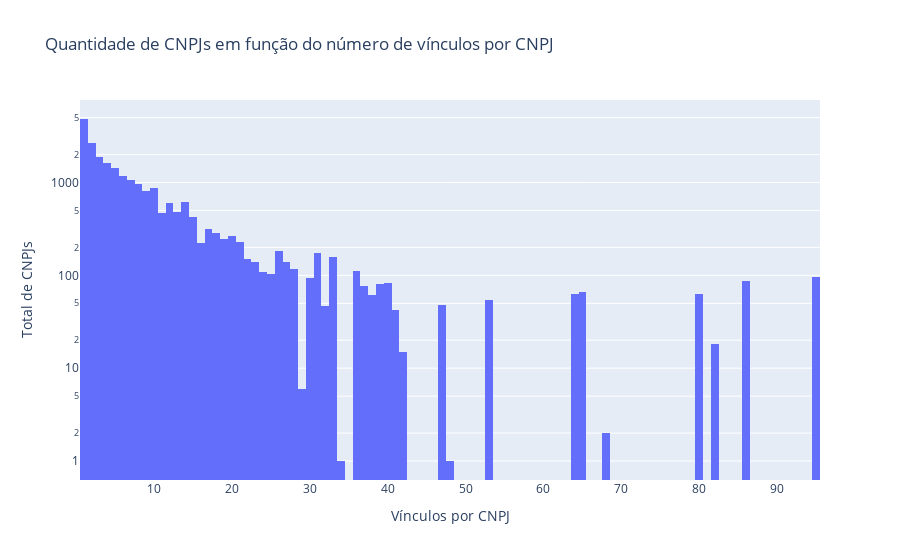

Notebook cell for this chart:
### Markdown cell above
## 8(b) Quantidade de CNPJs em função do número de vínculos por CNPJ

### Code cell
vinculos_por_cnpj = relacoes_entre_cnpjs.groupby(0).count()

def plota_vinculos_por_cnpj():
    df = vinculos_por_cnpj
    fig = px.histogram(df,log_x=False, log_y=True,
                       title="Quantidade de CNPJs em função do número de vínculos por CNPJ",
                       labels={
                       'value' : "Vínculos por CNPJ"
                       }
                      )
    fig.update_xaxes(visible=True, showticklabels=True)
    fig.update_xaxes(categoryorder="total descending")
    fig.update_yaxes(title='Total de CNPJs')
    fig.update_layout(showlegend=False)
    fig.write_image("images/vinculos_por_cnpj.jpg")
    fig.show()

plota_vinculos_por_cnpj()

### Figure 1 — Plotly figure (JSON) as saved in the notebook; plotly's stock layout.template omitted (floating-point values rounded to 4 significant figures; data arrays with more than 128 entries replaced by an {"elided": "..."} marker saying what was removed)
{"data": [{"alignmentgroup": "True", "bingroup": "x", "hovertemplate": "variable=1<br>Vínculos por CNPJ=%{x}<br>count=%{y}<extra></extra>", "legendgroup": "1", "marker": {"color": "#636efa"}, "name": "1", "offsetgroup": "1", "orientation": "v", "showlegend": true, "type": "histogram", "x": {"elided": "23832 int values"}, "xaxis": "x", "yaxis": "y"}], "layout": {"barmode": "relative", "legend": {"title": {"text": "variable"}, "tracegroupgap": 0}, "showlegend": false, "title": {"text": "Quantidade de CNPJs em função do número de vínculos por CNPJ"}, "xaxis": {"anchor": "y", "categoryorder": "total descending", "domain": [0, 1], "showticklabels": true, "title": {"text": "Vínculos por CNPJ"}, "visible": true}, "yaxis": {"anchor": "x", "domain": [0, 1], "title": {"text": "Total de CNPJs"}, "type": "log"}}}
